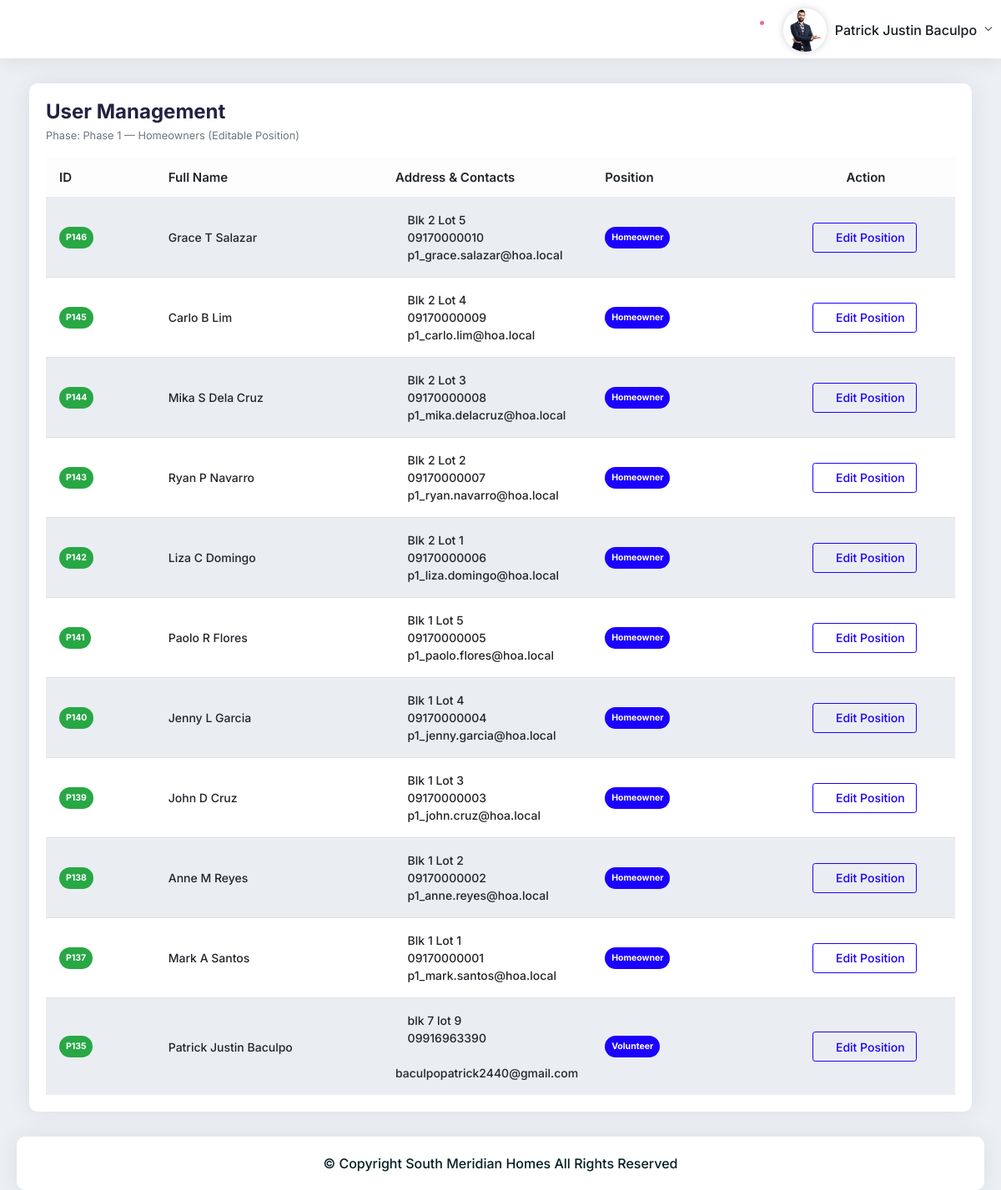
Page /admin/users-management.php (signed in) on the earlier database version.
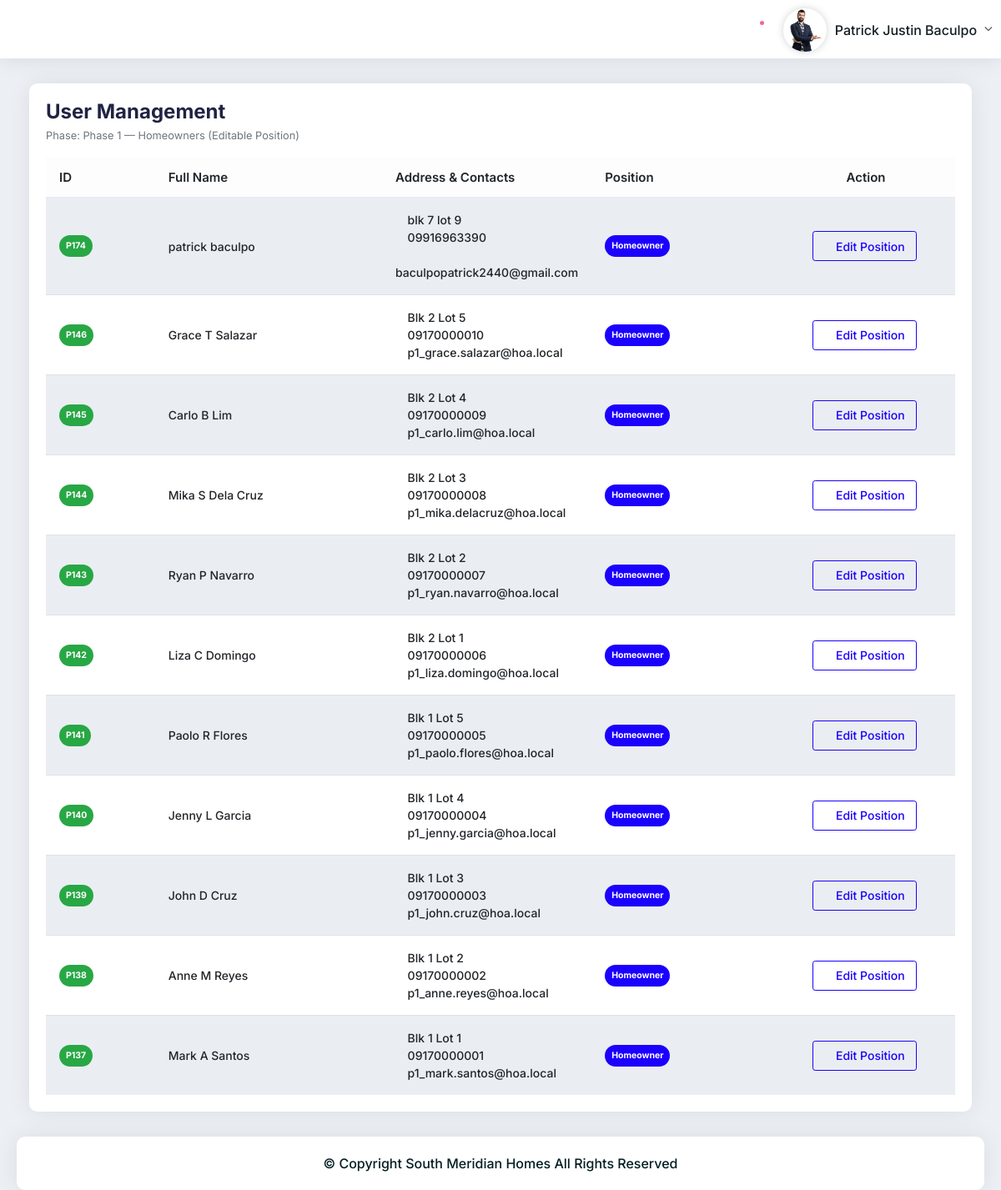
Same page on the later database version.
### tables this page shows
CREATE TABLE `homeowners` (
  `id` int(11) NOT NULL,
  `public_id` varchar(20) DEFAULT NULL,
  `first_name` varchar(100) NOT NULL,
  `middle_name` varchar(100) DEFAULT NULL,
  `last_name` varchar(100) NOT NULL,
  `contact_number` varchar(15) NOT NULL,
  `email` varchar(255) NOT NULL,
  `password` varchar(255) NOT NULL,
  `must_change_password` tinyint(1) NOT NULL DEFAULT 1,
  `phase` enum('Phase 1','Phase 2','Phase 3') NOT NULL,
  `house_lot_number` varchar(50) NOT NULL,
  `valid_id_path` varchar(255) NOT NULL,
  `proof_of_billing_path` varchar(255) NOT NULL,
  `latitude` decimal(10,7) DEFAULT NULL,
  `longitude` decimal(10,7) DEFAULT NULL,
  `status` enum('pending','approved','rejected') DEFAULT 'pending',
  `admin_id` int(11) DEFAULT NULL,
  `created_at` timestamp NOT NULL DEFAULT current_timestamp(),
  `reset_token` varchar(255) DEFAULT NULL,
  `reset_expires` datetime DEFAULT NULL
);

### admin/users-management.php (the view, shortened to what this page needs)
<?php
$conn = new mysqli("localhost", "root", "", "south_meridian_hoa");
$conn->set_charset("utf8mb4");
function esc($v){ return htmlspecialchars((string)$v, ENT_QUOTES, 'UTF-8'); }
$admin_id = (int)$_SESSION['user_id'];
$stmt = $conn->prepare("SELECT phase, role, full_name, email FROM admins WHERE id=? LIMIT 1");
$stmt->bind_param("i", $admin_id);
$stmt->execute();
$admin = $stmt->get_result()->fetch_assoc();
$admin_phase = $admin['phase'];
$view = $_GET['view'] ?? 'homeowners';
$phase_no = (int) filter_var($admin_phase, FILTER_SANITIZE_NUMBER_INT);
$phase_prefix = "P".$phase_no;
$sqlHomeowners = "
	SELECT
		h.id,
		h.first_name, h.middle_name, h.last_name,
		h.contact_number, h.email,
		h.house_lot_number,
		h.phase,
		COALESCE(hp.position, 'Homeowner') AS position
	FROM homeowners h
	LEFT JOIN homeowner_positions hp
		ON hp.homeowner_id = h.id AND hp.phase = h.phase
	WHERE h.status='approved' AND h.phase=?
	ORDER BY h.id DESC
";
$stmt = $conn->prepare($sqlHomeowners);
$stmt->bind_param("s", $admin_phase);
$stmt->execute();
$homeowners = $stmt->get_result()->fetch_all(MYSQLI_ASSOC);
$adminDisplayName = $admin['full_name'] ?: $admin['email'];
?>
<!DOCTYPE html>
<html>
<head>
	<link rel="stylesheet" type="text/css" href="vendors/styles/core.css">
	<link rel="stylesheet" type="text/css" href="vendors/styles/icon-font.min.css">
	<link rel="stylesheet" type="text/css" href="vendors/styles/style.css">
	<link rel="stylesheet" href="https://cdn.datatables.net/1.13.6/css/dataTables.bootstrap4.min.css">
	<link rel="stylesheet" href="https://cdn.datatables.net/responsive/2.5.0/css/responsive.bootstrap4.min.css">
</head>
<body>
	<div class="header">
		<div class="header-left">
			<div class="menu-icon dw dw-menu"></div>
		</div>
		<div class="header-right">
			<div class="user-notification">
				<div class="dropdown">
					<a class="dropdown-toggle no-arrow" href="#" role="button" data-toggle="dropdown">
						<i class="icon-copy dw dw-notification"></i>
						<span class="badge notification-active"></span>
					</a>
				</div>
			</div>
			<div class="user-info-dropdown">
				<div class="dropdown">
					<a class="dropdown-toggle" href="#" role="button" data-toggle="dropdown">
						<span class="user-icon">
							<img src="vendors/images/photo1.jpg" alt="">
						</span>
						<span class="user-name"><?= esc($adminDisplayName) ?></span>
					</a>
				</div>
			</div>
		</div>
	</div>
	<div class="main-container">
		<div class="pd-ltr-20">
			<div class="col-xl-12 mb-30">
				<div class="card-box height-100-p pd-20">
					<div class="d-flex flex-wrap align-items-center justify-content-between mb-3">
						<div>
							<h4 class="mb-0">User Management</h4>
							<small class="text-muted">
								Phase: <?= esc($admin_phase) ?> —
								<?= $view === 'officers' ? 'Officers (Read-only)' : 'Homeowners (Editable Position)' ?>
							</small>
						</div>
					</div>
					<?php if ($view === 'homeowners'): ?>
						<div class="table-responsive">
							<table id="homeownersTable" class="table table-hover table-striped mb-0 align-middle">
								<thead class="table-light">
									<tr>
										<th width="12%">ID</th>
										<th width="25%">Full Name</th>
										<th width="23%">Address & Contacts</th>
										<th width="20%">Position</th>
										<th width="20%" class="text-center">Action</th>
									</tr>
								</thead>
								<tbody>
									<?php foreach ($homeowners as $h): ?>
										<?php
											$fullName = trim($h['first_name'].' '.($h['middle_name'] ?? '').' '.$h['last_name']);
											$displayId = $phase_prefix . $h['id'];
											$position = $h['position'] ?: 'Homeowner';
											$addr = $h['house_lot_number'] ?: '-';
											$contact = $h['contact_number'] ?: '-';
											$email = $h['email'] ?: '-';
										?>
										<tr id="row-homeowner-<?= (int)$h['id'] ?>">
											<td><span class="badge badge-success"><?= esc($displayId) ?></span></td>
											<td>
												<div class="font-weight-600"><?= esc($fullName) ?></div>
											</td>
											<td>
												<div><i class="dw dw-home"></i> <?= esc($addr) ?></div>
												<div><i class="dw dw-phone-call"></i> <?= esc($contact) ?></div>
												<div><i class="dw dw-mail"></i> <?= esc($email) ?></div>
											</td>
											<td>
												<span class="badge badge-primary" id="pos-badge-<?= (int)$h['id'] ?>">
													<?= esc($position) ?>
												</span>
											</td>
											<td class="text-center">
												<button
													type="button"
													class="btn btn-sm btn-outline-primary editPositionBtn"
													data-id="<?= (int)$h['id'] ?>"
													data-name="<?= esc($fullName) ?>"
													data-position="<?= esc($position) ?>"
												>
													<i class="dw dw-edit2"></i> Edit Position
												</button>
											</td>
										</tr>
									<?php endforeach; ?>
								</tbody>
							</table>
						</div>
					<?php endif; ?>
				</div>
			</div>
			<div class="footer-wrap pd-20 mb-20 card-box">
				© Copyright South Meridian Homes All Rights Reserved
			</div>
		</div>
	</div>
</body>
</html>

Differences in the rows shown:
removed homeowners: displayId "P135", fullName "Patrick Justin Baculpo", house_lot_number "blk 7 lot 9", contact_number "09916963390", email "baculpopatrick2440@gmail.com", position "Volunteer"
added homeowners: displayId "P174", fullName "patrick baculpo", house_lot_number "blk 7 lot 9", contact_number "09916963390", email "baculpopatrick2440@gmail.com", position "Homeowner"
